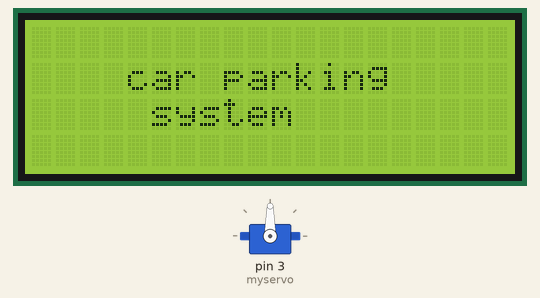
Simulated run of this sketch. Board: Arduino Uno, built with avr-gcc and run on an emulated ATmega328P. Parts: servo, 20×4 character LCD. Wiring (inferred from the names in the program): 4 × IR receiver: data pin 4 / data pin 5 / data pin 6 / data pin 7.

Above: at 0.2 s.
At 2.3 s:
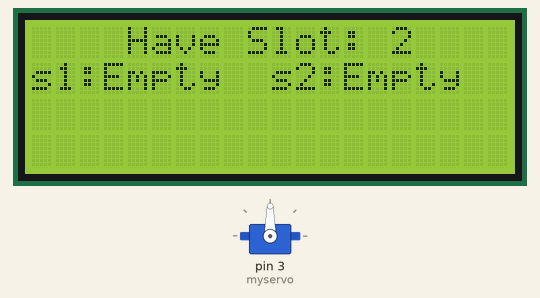

The sketch:

iot_finalcode.ino
```cpp
#include <MFRC522.h>

#include <Servo.h>
#include <LiquidCrystal_I2C.h>
#include <SPI.h>
//#include <MFRC522.h>

#define ir_1 6
#define ir_2 7
#define ir_e 5
#define ir_b 4


#define SS_PIN 10
#define RST_PIN 9
String UID = "DC D5 EB 38";


Servo myservo;
LiquidCrystal_I2C lcd(0x27, 16, 2);
MFRC522 rfid(SS_PIN, RST_PIN);

int s1=0, s2=0, se=0, sb=0;
int flag1=0, flag2=0;
int slot=2;


void setup() {
  Serial.begin(9600);

  pinMode(ir_1, INPUT);
  pinMode(ir_2, INPUT);
  pinMode(ir_e, INPUT);
  pinMode(ir_b, INPUT);

  myservo.attach(3);
  myservo.write(90);
  lcd.init();
  lcd.backlight();


  lcd.begin(20,4);
  lcd.setCursor(2,1);
  lcd.print("  car parking  ");
  lcd.setCursor(2,2);
  lcd.print("   system  ");
  delay(2000);
  lcd.clear();


  SPI.begin();
  rfid.PCD_Init();

  Read_Sensor();

  int total = s1+s2;
  slot = slot-total;
}

void loop() {

  Read_Sensor();


  lcd.setCursor(2,0);
  lcd.print("  Have Slot: ");
  lcd.print(slot);
  lcd.print("  ");
  lcd.setCursor(0,1);
  if(s1==1){lcd.print("s1:Fill ");}
      else{lcd.print("s1:Empty");}


  lcd.setCursor(10,1);
  if(s2==1){lcd.print("s2:Fill ");}
      else{lcd.print("s2:Empty");}


    lcd.setCursor(4,2);lcd.print("           ");
    if(digitalRead(ir_e)==0 && flag1==0){

      if(slot>0){flag1=1;
      if(flag2==0){
  //
if ( ! rfid.PICC_IsNewCardPresent())
    return;
  if ( ! rfid.PICC_ReadCardSerial())
    return;

  lcd.setCursor(4, 3);
  lcd.print("Scanning");

  String ID = "";
  for (byte i = 0; i < rfid.uid.size; i++) {

    ID.concat(String(rfid.uid.uidByte[i] < 0x10 ? " 0" : " "));
    ID.concat(String(rfid.uid.uidByte[i], HEX));
    delay(300);
    lcd.setCursor(4,3);
    lcd.print("         ") ;

  }
  ID.toUpperCase();

        if (ID.substring(1) == UID )
        {myservo.write(180);
      slot=slot-1;
      delay(1000);}else{flag1=0;lcd.setCursor(4,2);lcd.print("not allowed");
      delay(600);
      flag2=1;


      }
 return;


      }
      }else{
        lcd.setCursor (0,0);
        lcd.print("sorry parking full");

        delay(1500);
        lcd.clear();
         }
    }


    if(digitalRead(ir_b)==0 && flag2==0){flag2=1;
    if(flag1==0){myservo.write(180);slot=slot+1;}
    }


    if(flag1==1 && flag2==1){
      delay(1000);
      myservo.write(90);
      flag1=0,flag2=0;
    }
  delay(1);

  }


void Read_Sensor(){
  s1=0, s2=0;
if(digitalRead(ir_1)==0)(s1=1);
if(digitalRead(ir_2)==0)(s2=1);

}
```
